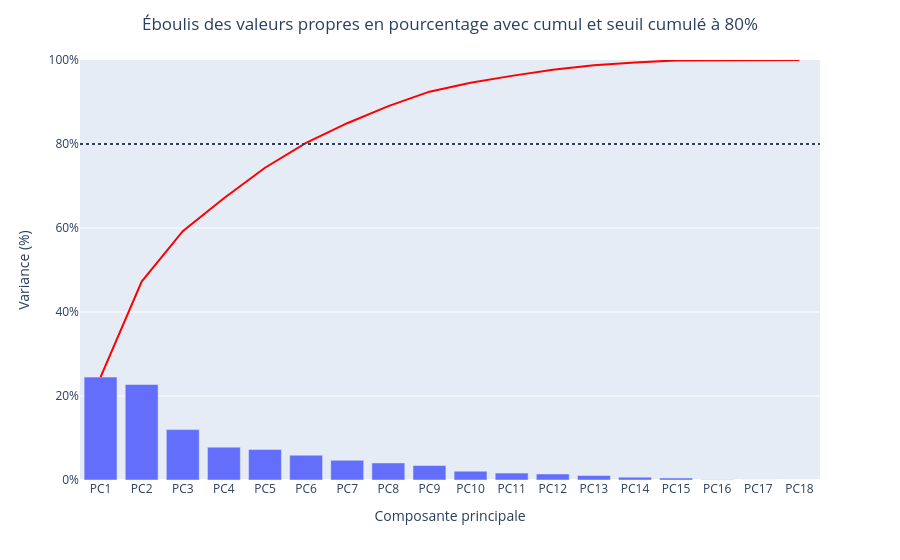

Here is the notebook cell this chart was saved with:
### Code cell
fig = px.bar(
    df_variance, x=df_variance.index, y="variance_pct", hover_data={"variance_pct":":.2%"},
    labels={"PC":"Composante principale","variance_pct":"Variance (%)","variance_pct_cumsum":"Variance cumulée (%)"},
)
fig_line = px.line(df_variance, x=df_variance.index, y="variance_pct_cumsum", hover_data={"variance_pct_cumsum":":.2%"})
fig_line.update_traces(line_color="red")
fig.add_trace(next(fig_line.select_traces()))
fig.update_layout(yaxis=dict(range=(0,1), tickformat=".0%"))
fig.add_hline(y=0.80, line_dash="dot")
fig.update_layout(title="Éboulis des valeurs propres en pourcentage avec cumul et seuil cumulé à 80%", title_x=0.5)
fig.show()

### Figure 1 — Plotly figure (JSON) as saved in the notebook; plotly's stock layout.template omitted (floating-point values rounded to 4 significant figures)
{"data": [{"hovertemplate": "Composante principale=%{x}<br>Variance (%)=%{y:.2%}<extra></extra>", "legendgroup": "", "marker": {"color": "#636efa", "pattern": {"shape": ""}}, "name": "", "orientation": "v", "showlegend": false, "textposition": "auto", "type": "bar", "x": ["PC1", "PC2", "PC3", "PC4", "PC5", "PC6", "PC7", "PC8", "PC9", "PC10", "PC11", "PC12", "PC13", "PC14", "PC15", "PC16", "PC17", "PC18"], "xaxis": "x", "y": [0.2451, 0.2274, 0.12, 0.07826, 0.07276, 0.0591, 0.04688, 0.04065, 0.03452, 0.02113, 0.01644, 0.01442, 0.01084, 0.006834, 0.004716, 0.0007421, 0.0002374, 3.528e-34], "yaxis": "y"}, {"hovertemplate": "PC=%{x}<br>variance_pct_cumsum=%{y:.2%}<extra></extra>", "legendgroup": "", "line": {"color": "red", "dash": "solid"}, "marker": {"symbol": "circle"}, "mode": "lines", "name": "", "orientation": "v", "showlegend": false, "type": "scatter", "x": ["PC1", "PC2", "PC3", "PC4", "PC5", "PC6", "PC7", "PC8", "PC9", "PC10", "PC11", "PC12", "PC13", "PC14", "PC15", "PC16", "PC17", "PC18"], "xaxis": "x", "y": [0.2451, 0.4725, 0.5925, 0.6707, 0.7435, 0.8026, 0.8495, 0.8901, 0.9246, 0.9458, 0.9622, 0.9766, 0.9875, 0.9943, 0.999, 0.9998, 1.0, 1.0], "yaxis": "y"}], "layout": {"barmode": "relative", "legend": {"tracegroupgap": 0}, "margin": {"t": 60}, "shapes": [{"line": {"dash": "dot"}, "type": "line", "x0": 0, "x1": 1, "xref": "x domain", "y0": 0.8, "y1": 0.8, "yref": "y"}], "title": {"text": "Éboulis des valeurs propres en pourcentage avec cumul et seuil cumulé à 80%", "x": 0.5}, "xaxis": {"anchor": "y", "domain": [0, 1], "title": {"text": "Composante principale"}}, "yaxis": {"anchor": "x", "domain": [0, 1], "range": [0, 1], "tickformat": ".0%", "title": {"text": "Variance (%)"}}}}
